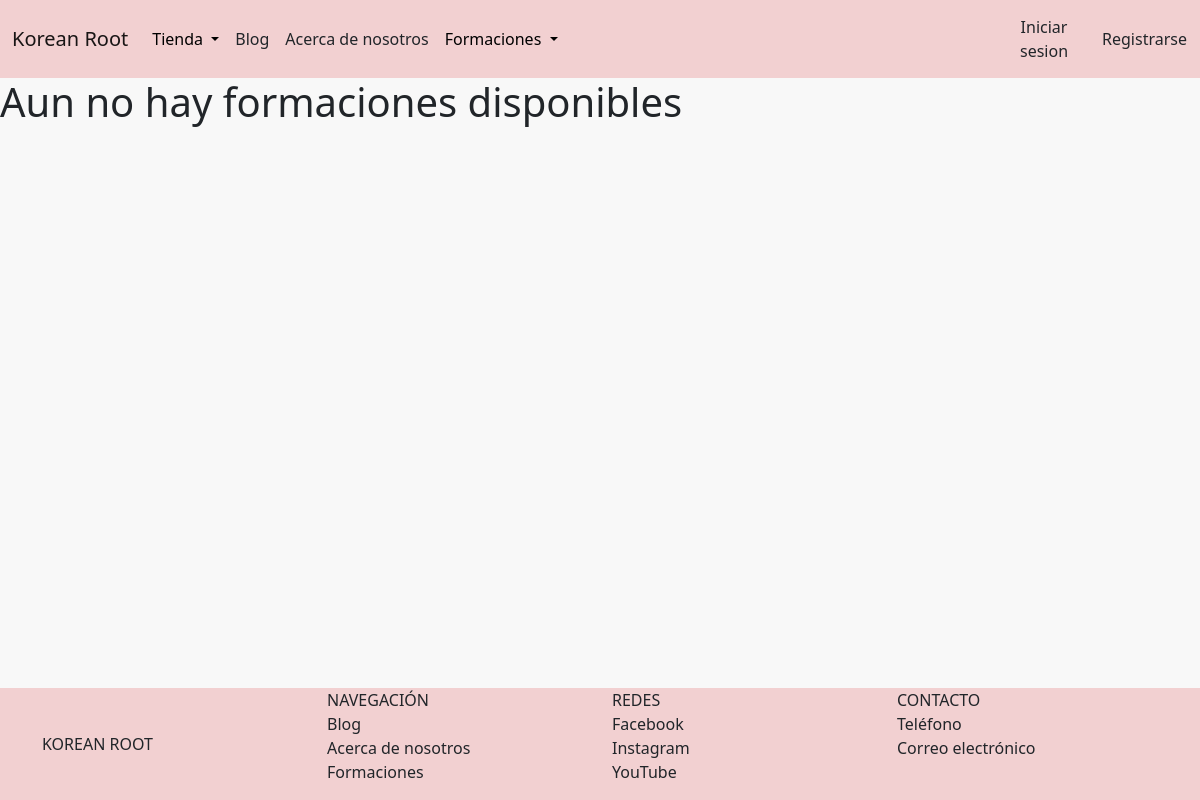
Before: /tienda/capacitaciones/ with the older database file.
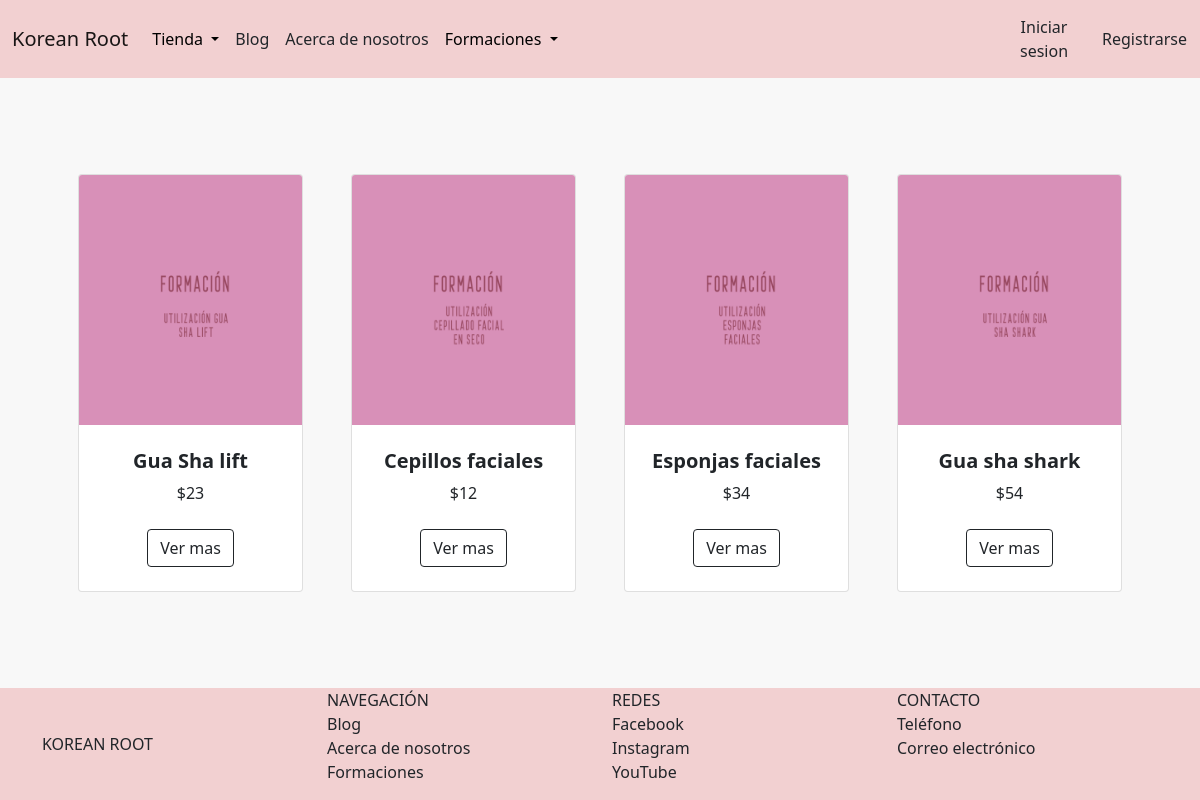
After: the same page with the newer database file.
### AppTienda/models.py (models this page shows, shortened)
class Capacitacion(models.Model):
    nombre = models.CharField(max_length=50)
    precio = models.IntegerField()
    descripcion = models.TextField()
    fecha_inicio = models.DateTimeField()
    imagen_miniatura = models.ImageField(upload_to='miniaturas_capacitaciones', default = 'miniaturacapacitaciondefault.jpg')
    imagen_portada = models.ImageField(upload_to='portadas_capacitaciones', default = 'portadacapacitaciondefault.jpg')
    link_capacitacion = models.CharField(max_length=255)

### AppTienda/views.py (the view)
# urls.py: path('capacitaciones/', views.capacitaciones, name="capacitaciones"),
def capacitaciones(request):
      cursos_lista = Capacitacion.objects.all()
      return render(request, 'AppTienda/formacion.html', {'cursos_lista': cursos_lista})

### AppTienda/templates/AppTienda/formacion.html (shortened to what this page needs)
{% extends 'AppTienda/padre.html' %}
{% load static %}
{% block contenidoQueCambia %}
{% if not cursos_lista %}
    <h1>Aun no hay formaciones disponibles</h1>
{% endif %}
    <section class="py-5">
        <div class="container px-4 px-lg-5 mt-5">
            <div class="row gx-4 gx-lg-5 row-cols-2 row-cols-md-3 row-cols-xl-4 justify-content-center">
                {% for curso in cursos_lista %}
                    <div class="col mb-5">
                        <div class="card h-100">
                            <img class="card-img-top" src="{{curso.imagen_miniatura.url}}" alt="..." height="250" />
                            <div class="card-body p-4">
                                <div class="text-center">
                                    <h5 class="fw-bolder">{{curso.nombre}}</h5>
                                    ${{curso.precio}}
                                </div>
                            </div>
                            <div class="card-footer p-4 pt-0 border-top-0 bg-transparent">
                                <div class="text-center"><a class="btn btn-outline-dark mt-auto" href="{% url 'capacitacion_detalle' id=curso.id %}">Ver mas</a></div>
                            </div>
                        </div>
                    </div>
                {% endfor %}
            </div>
        </div>
    </section>
{% endblock %}

### AppTienda/templates/AppTienda/padre.html (shortened to what this page needs)
<!doctype html>
<html lang="en">
  <head>
    {% load static %}
    <link href="https://cdn.jsdelivr.net/npm/bootstrap@5.1.3/dist/css/bootstrap.min.css" rel="stylesheet">
  </head>
  <body class="body">
        <nav class="navbar navbar-expand-sm navbar-light" style="background-color:rgb(242, 208, 209)">
            <div class="container">
            <a href="{% url 'blog:Inicio' %}" class="navbar-brand mb-0 h1" style="text-emphasis-color: aliceblue; margin-right: 1rem;">Korean Root</a>
            <div class="collapse navbar-collapse" id="navbarNav">
                <ul class="navbar-nav">
                    <li class="nav-item dropdown">
                        <a href="#"
                        class="nav-link dropdown-toggle"
                        id="navbarDropdown"
                        role="button"
                        data-bs-toggle="dropdown"
                        aria-expanded="false"
                        style="color: black;"
                        >Tienda
                        </a>
                    </li>
                    <li class="nav-item active">
                        <a
                        href="{% url 'blog:lista_publicaciones' %}"
                        class="nav-link"
                        style="text-decoration: none; color:inherit;"
                        >
                        Blog
                    </a>
                </li>
                    <li
                    class="nav-item active">
                    <a
                    href="{% url 'acerca_de_nosotros' %}"
                    class="nav-link"
                    style="text-decoration: none; color:inherit;"
                    >
                    Acerca de nosotros
                </a>
            </li>
                    <li class="nav-item dropdown">
                      <a href="#"
                      class="nav-link dropdown-toggle"
                      id="navbarDropdown"
                      role="button"
                      data-bs-toggle="dropdown"
                      aria-expanded="false"
                      style="color: black;"
                      >Formaciones
                      </a>
                </ul>
            </div>
            </div>
            {% if user.is_authenticated %}
              <div class="d-grid gap-2 d-sm-flex justify-content-end" style="width: 6rem; margin-right: 6rem;">
              <div class="d-grid gap-2 d-sm-flex justify-content-end" style="width: 5rem;">
                <button
                class="btn btn-outline"
                type="button"
                style="text-decoration: none; color:inherit;"
                >
                <a
                    href="{% url 'carrito' %}"
                    style="text-decoration: none; color:inherit;"
                    >
                    Carrito
                </a>
                </button>
                <li class="nav-item dropdown" style="list-style-type: none">
                  <a href="#"
                  class="nav-link dropdown-toggle"
                  id="navbarDropdown"
                  role="button"
                  data-bs-toggle="dropdown"
                  aria-expanded="false"
                  style="color: black;">
                  {{user.username}}
                  </a>
                  <ul class="dropdown-menu" aria-labelledby="navbarDropdown">
                    <li style="text-align: center;">
                      <a
                      href="{% url 'mis_capacitaciones' %}"
                      style="text-decoration: none; color:inherit;"
                      >
                      Mis capacitaciones
                      </a>
                    </li>
                    <li style="text-align: center;">
                      <a
                      href="{% url 'editar_usuario' %}"
                      style="text-decoration: none; color:inherit;"
                      >
                      Editar perfil
                      </a>
                    </li>
                    <li style="text-align: center;">
                      <a
                      href="{% url 'logout' %}"
                      style="text-decoration: none; color:inherit;"
                      >
                      Cerrar sesion
                      </a>
                    </li>
                  </ul>
                </li>
              </div>
            {% else %}
              <div class="d-grid gap-2 d-sm-flex justify-content-end" style="width: 5rem;">
                  <button class="btn btn-outline" type="button">
                    <a
                    href="{% url 'login' %}"
                    style="text-decoration: none; color:inherit;"
                    >
                    Iniciar sesion
                    </a>
                  </button>
                  <button
                    class="btn btn-outline"
                    type="button"
                    style="text-decoration: none; color:inherit;"
                    >
                    <a
                      href="{% url 'registro_usuario' %}"
                      style="text-decoration: none; color:inherit;"
                      >
                      Registrarse
                    </a>
                  </button>
              </div>
            {% endif %}
        </nav>
    {% block contenidoQueCambia %}
    {% endblock %}
  <footer
  class="footer"
  >
    <div class="container">
      <nav class="row">
        <a href="{% url 'blog:Inicio' %}"
        class="col-3 text-reser text-uppercase d-flex align-items-center"
        style="text-decoration: none; color:inherit;"
        >
          Korean Root
        </a>
        <ul class="col-3 list-unstyled">
          <li class="font-weight-bold text-uppercase">Navegación</li>
          <li><a href="{% url 'blog:lista_publicaciones' %}" class="text-reset" style="text-decoration: none; color:inherit;">Blog</a></li>
          <li><a href="{% url 'acerca_de_nosotros' %}" class="text-reset" style="text-decoration: none; color:inherit;">Acerca de nosotros</a></li>
          <li><a href="{% url 'capacitaciones' %}" class="text-reset" style="text-decoration: none; color:inherit;">Formaciones</a></li>
        </ul>
        <ul class="col-3 list-unstyled">
          <li class="font-weight-bold text-uppercase" style="text-decoration: none; color:inherit;">Redes</li>
          <li><a href="https://www.facebook.com/koreanroot" class="text-reset" style="text-decoration: none; color:inherit;">Facebook</a></li>
          <li><a href="https://instagram.com/koreanroot" class="text-reset" style="text-decoration: none; color:inherit;">Instagram</a></li>
          <li><a href="https://www.youtube.com/channel/UC8QQf5m4bq_b639ss8gnnDg" class="text-reset" style="text-decoration: none; color:inherit;">YouTube</a></li>
        </ul>
        <ul class="col-3 list-unstyled">
          <li class="font-weight-bold text-uppercase" style="text-decoration: none; color:inherit;">Contacto</li>
          <li><a href="tel:3424234054" class="text-reset" style="text-decoration: none; color:inherit;">Teléfono</a></li>
          <li><a href="thekoreanroot@gmail.com" class="text-reset" style="text-decoration: none; color:inherit;">Correo electrónico</a></li>
        </ul>
      </nav>
    </div>
  </footer>
  </body>
</html>

### AppTienda/templates/AppTienda/padre.html (style rules this page uses)
.body { background-color:rgb(248, 248, 248); display: flex; flex-direction: column; min-height: 100vh; }
.footer { background-color: rgb(242, 208, 209); position: relative; margin-top: auto; clear:both; }

Changed rows visible on the page:
added Capacitacion: imagen_miniatura (picture), nombre "Gua Sha lift", precio "23"
added Capacitacion: imagen_miniatura (picture), nombre "Cepillos faciales", precio "12"
added Capacitacion: imagen_miniatura (picture), nombre "Esponjas faciales", precio "34"
added Capacitacion: imagen_miniatura (picture), nombre "Gua sha shark", precio "54"
Other visible differences:
text no longer shown: "Aun no hay formaciones disponibles"
